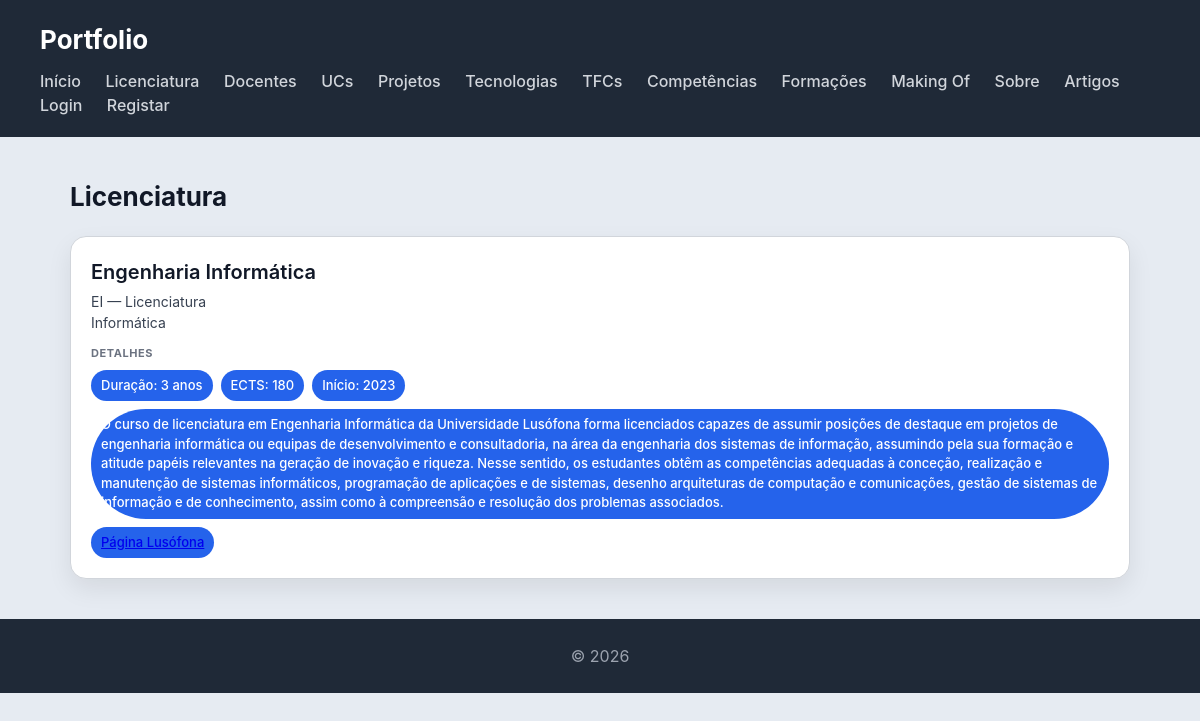
The page /portfolio/licenciatura/ on the database its author committed.
### portfolio/models.py (models this page shows, shortened)
class Licenciatura(models.Model):
    GRAU_CHOICES = [
        ('licenciatura', 'Licenciatura'),
        ('mestrado', 'Mestrado'),
        ('doutoramento', 'Doutoramento'),
        ('ctesp', 'CTeSP'),
    ]
    nome = models.CharField(max_length=200)
    sigla = models.CharField(max_length=20)
    grau = models.CharField(max_length=20, choices=GRAU_CHOICES)
    area_cientifica = models.CharField(max_length=200)
    duracao_anos = models.IntegerField()
    ects_total = models.IntegerField()
    descricao = models.TextField()
    url_lusofona = models.URLField()
    logo = models.ImageField(upload_to='licenciatura/', blank=True, null=True)
    ano_inicio = models.IntegerField()
    class Meta:
        verbose_name = 'Licenciatura'
        verbose_name_plural = 'Licenciaturas'

### portfolio/views.py (the view)
# urls.py: path('licenciatura/', views.licenciatura_view, name='licenciatura'),
def licenciatura_view(request):
    licenciaturas = Licenciatura.objects.prefetch_related('unidades_curriculares').all()
    return render(request, 'portfolio/licenciatura.html', {'licenciaturas': licenciaturas})

### portfolio/templates/portfolio/licenciatura.html (shortened to what this page needs)
{% extends "portfolio/base.html" %}
{% block content %}
<h2>Licenciatura</h2>
<section>
    {% for lic in licenciaturas %}
    <article>
        <header>
            <h3>{{ lic.nome }}</h3>
            <p>{{ lic.sigla }} &mdash; {{ lic.get_grau_display }}</p>
            <p>{{ lic.area_cientifica }}</p>
        </header>
        <section>
            <h4>Detalhes</h4>
            <ul>
                <li>Duração: {{ lic.duracao_anos }} anos</li>
                <li>ECTS: {{ lic.ects_total }}</li>
                <li>Início: {{ lic.ano_inicio }}</li>
                <li>{{ lic.descricao }}</li>
                {% if lic.url_lusofona %}<li><a href="{{ lic.url_lusofona }}" target="_blank">Página Lusófona</a></li>{% endif %}
            </ul>
        </section>
    </article>
    {% empty %}
    <p>Sem licenciaturas registadas.</p>
    {% endfor %}
</section>
{% endblock %}

### portfolio/static/portfolio/styles.css (style rules this page uses)
* { box-sizing: border-box; margin: 0; padding: 0; }
body { font-family: "Inter", "Segoe UI", system-ui, -apple-system, sans-serif; background: #e6ebf2; color: #111827; line-height: 1.5; }
h2 { margin-bottom: 20px; font-size: 26px; }
section > article { background: white; padding: 20px; border-radius: 16px; border: 1px solid #d1d5db; box-shadow: 0 10px 25px rgba(0,0,0,0.08); transition: all 0.25s ease; margin-bottom: 20px; }
article > header { margin-bottom: 12px; }
article > header > h3 { font-size: 20px; font-weight: 600; margin-bottom: 4px; }
article > header > p { font-size: 14px; color: #374151; }
article > section { margin-top: 10px; }
article > section > h4 { font-size: 11px; text-transform: uppercase; color: #6b7280; margin-bottom: 8px; letter-spacing: 0.05em; }
article > section > ul { list-style: none; display: flex; flex-wrap: wrap; gap: 8px; }
article > section > ul > li { background: #2563eb; color: white; padding: 6px 10px; border-radius: 999px; font-size: 13px; font-weight: 500; }

### rows shown on the page
Licenciatura: nome "Engenharia Informática", sigla "EI", grau "Licenciatura", area_cientifica "Informática", duracao_anos "3", ects_total "180", ano_inicio "2023", descricao "O curso de licenciatura em Engenharia Informática da Universidade Lusófona forma licenciados capazes de assumir posições de destaque em projetos de engenharia informática ou equipas de desenvolvimento e consultadoria, na área da engenharia dos sistemas de informação, assumindo pela sua formação e atitude papéis relevantes na geração de inovação e riqueza. Nesse sentido, os estudantes obtêm as competências adequadas à conceção, realização e manutenção de sistemas informáticos, programação de aplicações e de sistemas, desenho arquiteturas de computação e comunicações, gestão de sistemas de informação e de conhecimento, assim como à compreensão e resolução dos problemas associados."
